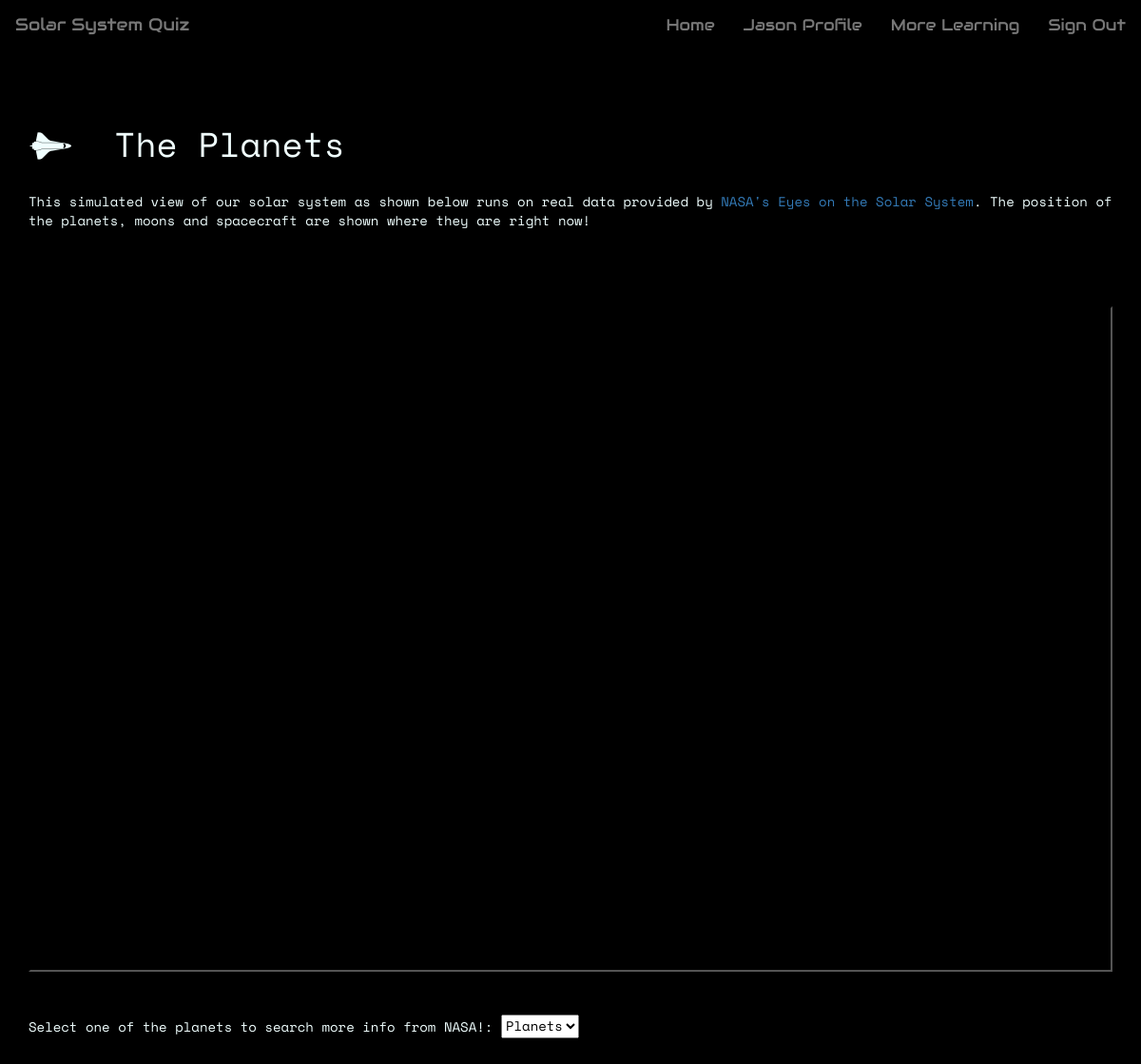
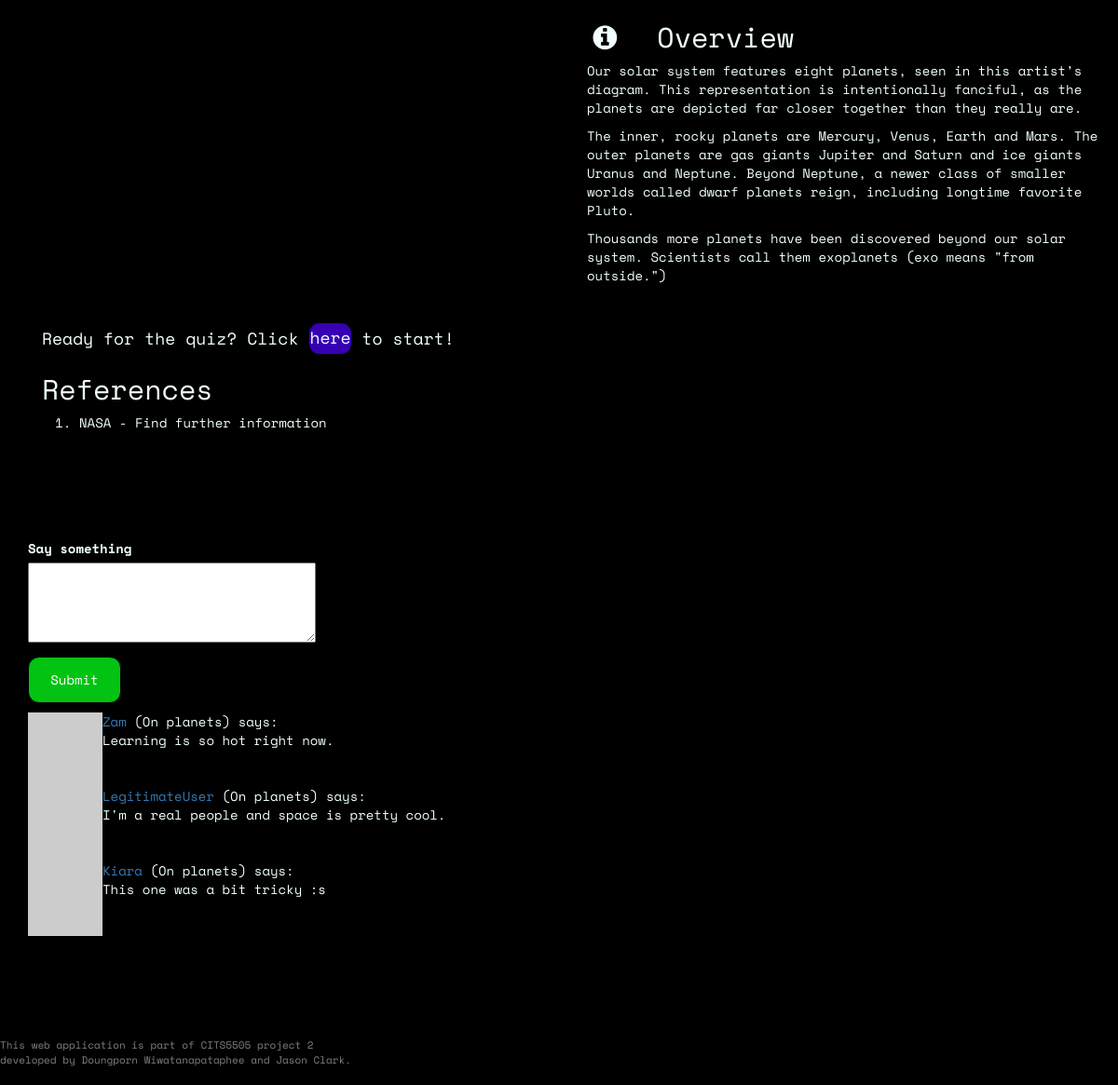
Page /learning_module/planets (signed in) on the committed database (2 pictures, top to bottom).
### app/models.py (models this page shows, shortened)
class User(UserMixin, db.Model):
    __tablename__ = 'user_table'
    id = db.Column(db.Integer, primary_key=True)
    username = db.Column(db.String(64), index=True, unique=True)
    user_type = db.Column(db.String(64))
    email = db.Column(db.String(120), index=True, unique=True)
    password_hash = db.Column(db.String(128))
    posts = db.relationship('Post', backref='author', lazy='dynamic')
    about_me = db.Column(db.String(140))
    last_seen = db.Column(db.DateTime, default=datetime.utcnow)
    score_child = db.relationship("Score", backref = 'user_parent')
    quiz_unlocked = db.Column(db.Integer, default=0)
    def avatar(self, size):
      digest = md5(self.email.lower().encode('utf-8')).hexdigest()
      return 'https://www.gravatar.com/avatar/{}?d=identicon&s={}'.format(digest, size)

class Post(db.Model):
    id = db.Column(db.Integer, primary_key=True)
    user_id = db.Column(db.Integer, db.ForeignKey('user_table.id')) #user.id
    body = db.Column(db.String(140))
    timestamp = db.Column(db.DateTime, index=True, default=datetime.utcnow)
    page = db.Column(db.String)
    upvotes = db.Column(db.Integer, default=0)
    downvotes = db.Column(db.Integer, default=0)

### app/routes.py (the view, shortened to what this page needs)
@app.route('/learning_module/<module>', methods=['GET', 'POST'])
@login_required
def learning_module(module):
  page = request.args.get('page', 1, type=int)
  posts = Post.query.filter_by(page=module).order_by(Post.timestamp.desc()).paginate(
    page, app.config['POSTS_PER_PAGE'], False)
  next_url = url_for('learning_module', module=module, page=posts.next_num) \
    if posts.has_next else None
  prev_url = url_for('learning_module', module=module, page=posts.prev_num) \
    if posts.has_prev else None
  form = PostForm()
  return render_template('modules/learning_module.html', module=module, form=form,
      posts=posts.items, next_url=next_url,
      prev_url=prev_url)

### app/forms.py
class PostForm(FlaskForm):
  post = TextAreaField('Say something', validators=[
    DataRequired(), Length(min=1, max=140)])
  submit = SubmitField('Submit')

### app/models.py (called while the page is built)
@login.user_loader
def load_user(id):
    return User.query.get(int(id))

### app/routes.py (called while the page is built)
@app.before_request
def before_request():
    from_zone = tz.tzutc()
    to_zone = tz.tzlocal()
    utc = datetime.utcnow()
    utc = utc.replace(tzinfo=from_zone)
    central = utc.astimezone(to_zone)   # convert to local timezone
    if current_user.is_authenticated:
        current_user.last_seen = central
        db.session.commit()

### app/templates/modules/learning_module.html (shortened to what this page needs)
{% extends 'base.html' %}
{% block body %}
<div class="progress-bar-max fixed-top">
</div>
{% include 'modules/_{}.html'.format(module) %}
<hr class="divider" />
<div class="container">
  {% if form %}
  <form action="" id="module" method="post">
    <p>
      {{ form.post.label }}<br>
      <span class="post-form">
      {{ form.post(cols=32, rows=4) }}<br>
      </span>
    </p>
    <p>{{ form.submit(class_="post-button") }}</p>
  </form>
  {% endif %}
  {% for post in posts %}
    {% include '_post.html' %}
  {% endfor %}
</div>
{% endblock %}

### app/templates/base.html (shortened to what this page needs)
<!DOCTYPE html>
<html lang="en">
<head>
    <link rel="stylesheet" href="https://maxcdn.bootstrapcdn.com/bootstrap/3.4.1/css/bootstrap.min.css">
    <link rel="stylesheet" type="text/css" href="{{ url_for('static', filename='css/theme.css') }}">
    <link rel="stylesheet" href="https://cdnjs.cloudflare.com/ajax/libs/font-awesome/4.7.0/css/font-awesome.min.css">
</head>
<body>
    {% block navbar %}
    <nav class="navbar navbar-default">
            <div class="navbar-header">
                <a class="navbar-brand" href="{{ url_for('home') }}">Solar System Quiz</a>
            </div>
            <div class="collapse navbar-collapse" id="bs-example-navbar-collapse-1">
                <ul class="nav navbar-nav navbar-right">
                    {% if current_user.is_authenticated %}
                    <li><a id="nav_home" href="{{ url_for('home') }}">Home</a></li>
                    <li><a id="nav_profile" href="{{ url_for('user_profile', username=current_user.username) }}">{{ current_user.username }} Profile</a></li>
                    <li><a id="nav_learning" href="{{ url_for('more_learning') }}">More Learning</a></li>
                    <li><a id="nav_logout" href="{{ url_for('logout') }}">Sign Out</a></li>
                    {% else %}
                    <li><a id="nav_home" href="{{ url_for('home') }}">Home</a></li>
                    <li><a id="nav_login" href="{{ url_for('login') }}">Login</a></li>
                    <li><a id="nav_register" href="{{ url_for('register') }}">Register</a></li>
                    <li><a id="nav_learning" href="{{ url_for('more_learning') }}">More Learning</a></li>
                    {% endif %}
                </ul>
            </div>
    </nav>
    {% endblock %}
    <div class="points-container">
    </div>
    {% block body %}{% endblock %}
    <footer>
        <p>This web application is part of CITS5505 project 2 <br>
           developed by Doungporn Wiwatanapataphee and Jason Clark.</p>
    </footer>
</body>
</html>

### app/templates/_post.html (shortened to what this page needs)
<table>
  <tr valign="top">
    <td><img src="{{ post.author.avatar(36) }}"></td>
    <td>
      <a href="{{ url_for('user_profile', username=post.author.username) }}">
        {{ post.author.username }}
      </a>
      (On {{ post.page }}) says:<br>{{ post.body }}
    </td>
  </tr>
</table>

### app/static/css/theme.css (style rules this page uses)
* { box-sizing: border-box; }
body { font-family: 'Space Mono', monospace; background-color: black; color: azure; padding-bottom: 60px; margin-bottom: 100px; }
html { scroll-behavior: smooth; }
.navbar { font-family: 'Audiowide', cursive; background-color: black; border-color: black; top: 0; }
.nav a { font-size: 1.2em !important; }
.fixed-top { position: fixed; top: 0; z-index: 1; right: 0; left: 0; }
.progress-bar-max { display: block; background-color: transparent; height: 9px; width: 100%; }
.points-container { padding: 20px; display: flex; margin: 0 auto; text-align: center; }
.post-button { background-color: #03da15e5; height: 50px; width: 100px; border: 1px solid black; color: #ffffff; word-wrap: normal; margin: 0; padding: 0; border-radius: 12px; }
.post-form { color:black; }
hr.divider { border: 0; height: 5px; margin-top: 50px; margin-bottom: 50px; margin-left: 2rem; width: 100%; }
footer { position: fixed; font-size: 11px; background: black; color:grey; bottom: 0; left: 0; height: 50px; width: 100%; }

### rows in the picture
User: username "Jason"
Post: author.username "Zam", page "planets", body "Learning is so hot right now."
Post: author.username "LegitimateUser", page "planets", body "I'm a real people and space is pretty cool."
Post: author.username "Kiara", page "planets", body "This one was a bit tricky :s"
